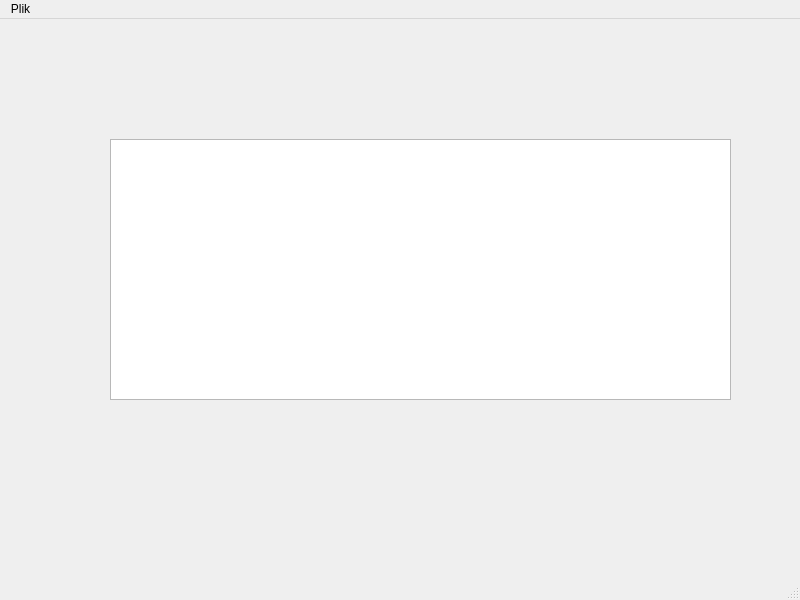
<?xml version="1.0" encoding="UTF-8"?>
<ui version="4.0">
 <class>MainWindow</class>
 <widget class="QMainWindow" name="MainWindow">
  <property name="geometry">
   <rect>
    <x>0</x>
    <y>0</y>
    <width>800</width>
    <height>600</height>
   </rect>
  </property>
  <property name="windowTitle">
   <string>Qt mvc</string>
  </property>
  <widget class="QWidget" name="centralwidget">
   <widget class="QTableView" name="tableView">
    <property name="geometry">
     <rect>
      <x>110</x>
      <y>120</y>
      <width>621</width>
      <height>261</height>
     </rect>
    </property>
   </widget>
  </widget>
  <widget class="QMenuBar" name="menubar">
   <property name="geometry">
    <rect>
     <x>0</x>
     <y>0</y>
     <width>800</width>
     <height>21</height>
    </rect>
   </property>
   <widget class="QMenu" name="menuFile">
    <property name="title">
     <string>Plik</string>
    </property>
    <addaction name="actionClose"/>
   </widget>
   <addaction name="menuFile"/>
  </widget>
  <widget class="QStatusBar" name="statusbar"/>
  <action name="actionClose">
   <property name="text">
    <string>Zamknij</string>
   </property>
  </action>
 </widget>
 <resources/>
 <connections>
  <connection>
   <sender>actionClose</sender>
   <signal>triggered()</signal>
   <receiver>MainWindow</receiver>
   <slot>close()</slot>
   <hints>
    <hint type="sourcelabel">
     <x>-1</x>
     <y>-1</y>
    </hint>
    <hint type="destinationlabel">
     <x>399</x>
     <y>299</y>
    </hint>
   </hints>
  </connection>
 </connections>
</ui>
